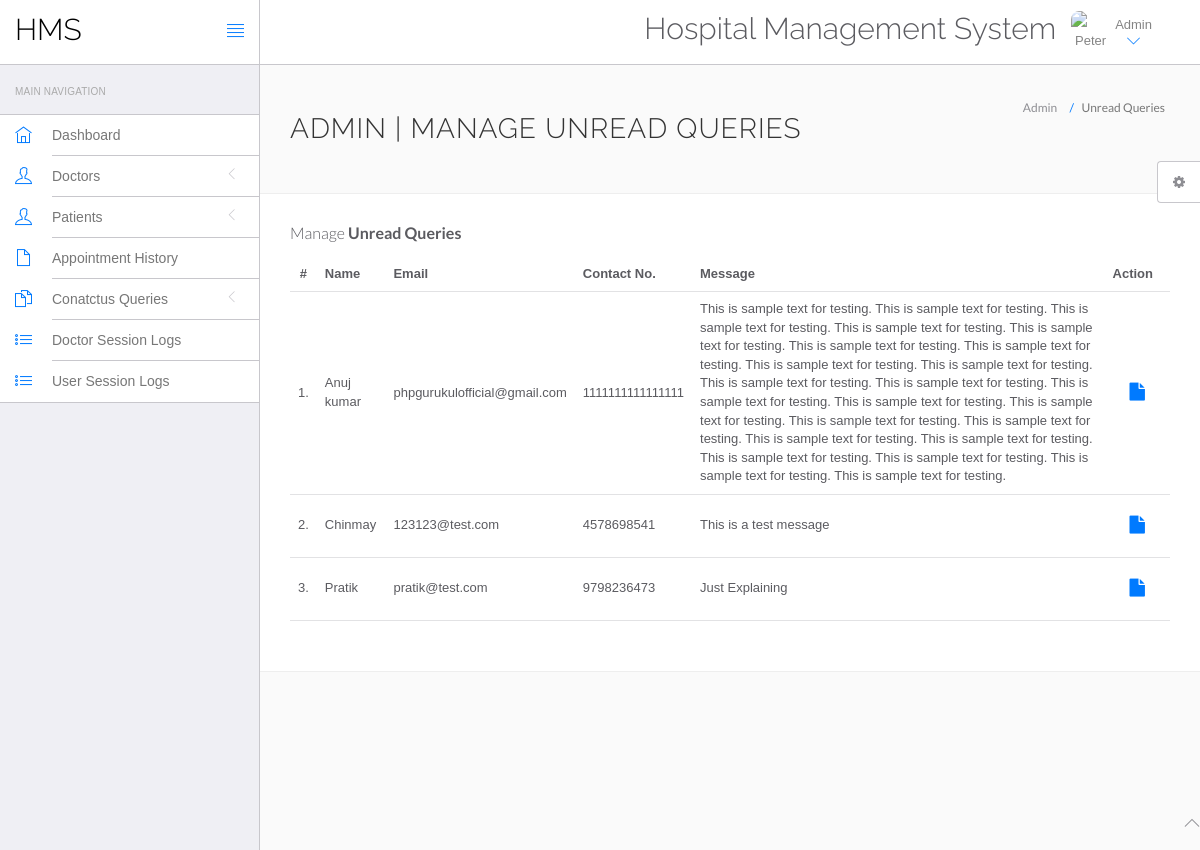
The page /hospital/hms/admin/unread-queries.php (signed in) on the database its author committed.
### tables this page shows
CREATE TABLE `tblcontactus` (
  `id` int(11) NOT NULL,
  `fullname` varchar(255) DEFAULT NULL,
  `email` varchar(255) DEFAULT NULL,
  `contactno` bigint(12) DEFAULT NULL,
  `message` mediumtext DEFAULT NULL,
  `PostingDate` timestamp NULL DEFAULT current_timestamp(),
  `AdminRemark` mediumtext DEFAULT NULL,
  `LastupdationDate` timestamp NULL DEFAULT NULL ON UPDATE current_timestamp(),
  `IsRead` int(11) DEFAULT NULL
);

### hospital/hms/admin/unread-queries.php (the view, shortened to what this page needs)
<?php
include('include/config.php');
?>
<!DOCTYPE html>
<html lang="en">
	<head>
		<link rel="stylesheet" href="vendor/bootstrap/css/bootstrap.min.css">
		<link rel="stylesheet" href="vendor/fontawesome/css/font-awesome.min.css">
		<link rel="stylesheet" href="vendor/themify-icons/themify-icons.min.css">
		<link href="vendor/animate.css/animate.min.css" rel="stylesheet" media="screen">
		<link href="vendor/perfect-scrollbar/perfect-scrollbar.min.css" rel="stylesheet" media="screen">
		<link href="vendor/switchery/switchery.min.css" rel="stylesheet" media="screen">
		<link href="vendor/bootstrap-touchspin/jquery.bootstrap-touchspin.min.css" rel="stylesheet" media="screen">
		<link href="vendor/select2/select2.min.css" rel="stylesheet" media="screen">
		<link href="vendor/bootstrap-datepicker/bootstrap-datepicker3.standalone.min.css" rel="stylesheet" media="screen">
		<link href="vendor/bootstrap-timepicker/bootstrap-timepicker.min.css" rel="stylesheet" media="screen">
		<link rel="stylesheet" href="assets/css/styles.css">
		<link rel="stylesheet" href="assets/css/plugins.css">
		<link rel="stylesheet" href="assets/css/themes/theme-1.css" id="skin_color" />
	</head>
	<body>
		<div id="app">
<?php include('include/sidebar.php');?>
			<div class="app-content">
						<?php include('include/header.php');?>
				<div class="main-content" >
					<div class="wrap-content container" id="container">
						<section id="page-title">
							<div class="row">
								<div class="col-sm-8">
									<h1 class="mainTitle">Admin | Manage Unread Queries</h1>
																	</div>
								<ol class="breadcrumb">
									<li>
										<span>Admin</span>
									</li>
									<li class="active">
										<span>Unread Queries</span>
									</li>
								</ol>
							</div>
						</section>
						<div class="container-fluid container-fullw bg-white">
									<div class="row">
								<div class="col-md-12">
									<h5 class="over-title margin-bottom-15">Manage <span class="text-bold">Unread Queries</span></h5>
									<table class="table table-hover" id="sample-table-1">
										<thead>
											<tr>
												<th class="center">#</th>
												<th>Name</th>
												<th class="hidden-xs">Email</th>
												<th>Contact No. </th>
												<th>Message </th>
												<th>Action</th>
											</tr>
										</thead>
										<tbody>
<?php
$sql=mysqli_query($con,"select * from tblcontactus where IsRead is null");
$cnt=1;
while($row=mysqli_fetch_array($sql))
{
?>
											<tr>
												<td class="center"><?php echo $cnt;?>.</td>
												<td class="hidden-xs"><?php echo $row['fullname'];?></td>
												<td><?php echo $row['email'];?></td>
												<td><?php echo $row['contactno'];?></td>
												<td><?php echo $row['message'];?></td>
												<td >
												<div class="visible-md visible-lg hidden-sm hidden-xs">
							<a href="query-details.php?id=<?php echo $row['id'];?>" class="btn btn-transparent btn-lg" title="View Details"><i class="fa fa-file"></i></a>
												</div>
												</td>
											</tr>
											<?php
$cnt=$cnt+1;
											 }?>
										</tbody>
									</table>
								</div>
							</div>
								</div>
							</div>
						</div>
					</div>
				</div>
	<?php include('include/footer.php');?>
	<?php include('include/setting.php');?>
	</body>
</html>

### hospital/hms/admin/assets/css/themes/theme-1.css (style rules this page uses)
body { background: #FAFAFA; }

### rows shown on the page
tblcontactus: fullname "Anuj kumar", email "phpgurukulofficial@gmail.com", contactno "1111111111111111", message "This is sample text for testing. This is sample text for testing. This is sample text for testing. This is sample text for testing. This is sample text for testing. This is sample text for testing. This is sample text for testing. This is sample text for testing. This is sample text for testing. This is sample text for testing. This is sample text for testing. This is sample text for testing. This is sample text for testing. This is sample text for testing. This is sample text for testing. This is sample text for testing. This is sample text for testing. This is sample text for testing. This is sample text for testing. This is sample text for testing. This is sample text for testing. This…"
tblcontactus: fullname "Chinmay", email "123123@test.com", contactno "4578698541", message "This is a test message"
tblcontactus: fullname "Pratik", email "pratik@test.com", contactno "9798236473", message "Just Explaining"
